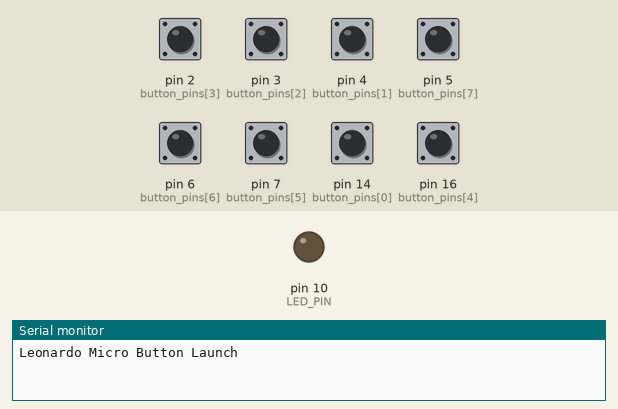
Simulated run of this sketch. Board: SparkFun Pro Micro, built with avr-gcc and run on an emulated ATmega32U4. Parts: output pins drawn as LEDs (lit = HIGH), the last lines printed to the serial monitor. The test bench sets the inputs (shaded band); at power-on: pin 2 (button_pins[3]), pin 3 (button_pins[2]), pin 4 (button_pins[1]), pin 5 (button_pins[7]), pin 6 (button_pins[6]), pin 7 (button_pins[5]), pin 14 (button_pins[0]), pin 16 (button_pins[4]) HIGH. USB keyboard and mouse output is not drawn.

Above: at 1.2 s.
1.3 s: pin 2 (button_pins[3]) pulled LOW for 1 s
At 1.82 s:
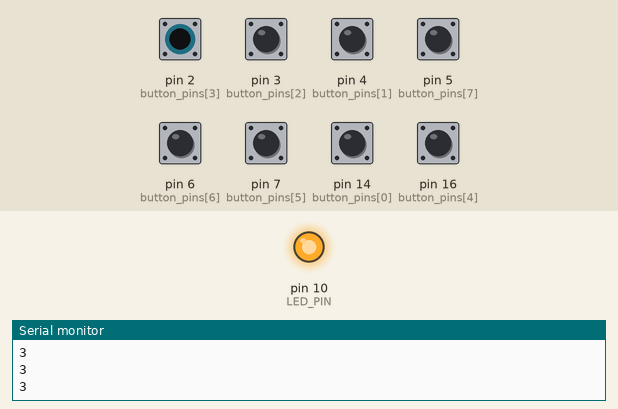
Timing chart, 0 to 4.3 s (numbered marks = the images above; inputs shaded):
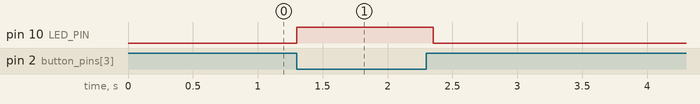

The sketch:

button-launch-micro.ino
```cpp
// (licence header left out)
#include <Keyboard.h>

#define BUTTON_COUNT 8
#define LED_PIN      10


// Define the pins on the board and the ctrl-alt-character sequence
// that the button will send
int  button_pins[BUTTON_COUNT] = {14,   4,   3,   2,  16,   7,   6,   5  };
char button_char[BUTTON_COUNT] = {'2', '3', '4', '5', '6', '7', '8', '9' };

void setup()
{
  Keyboard.begin();
  Serial.begin(9600);
  Serial.println("Leonardo Micro Button Launch");

  for (int i = 0; i < BUTTON_COUNT; i++)
  {
    pinMode(button_pins[i], INPUT_PULLUP);
  }

  pinMode(LED_PIN, OUTPUT);
}


void loop()
{
  CheckAllButtons();
}


void CheckAllButtons(void) {

  for (int i = 0; i < BUTTON_COUNT; i++)
  {
    if (digitalRead(button_pins[i]) == LOW)
    {
      Serial.println(i);
      Keyboard.press(KEY_LEFT_CTRL);
      Keyboard.press(KEY_LEFT_ALT);
      Keyboard.press(button_char[i]);
      digitalWrite(LED_PIN, HIGH);
      delay(150);
      digitalWrite(LED_PIN, LOW);
      Keyboard.releaseAll();
    }
  }
}
```

Measured:
- after the input at 1.3 s, pin 10 (LED_PIN): LOW → HIGH at once, → LOW 1.1 s later
